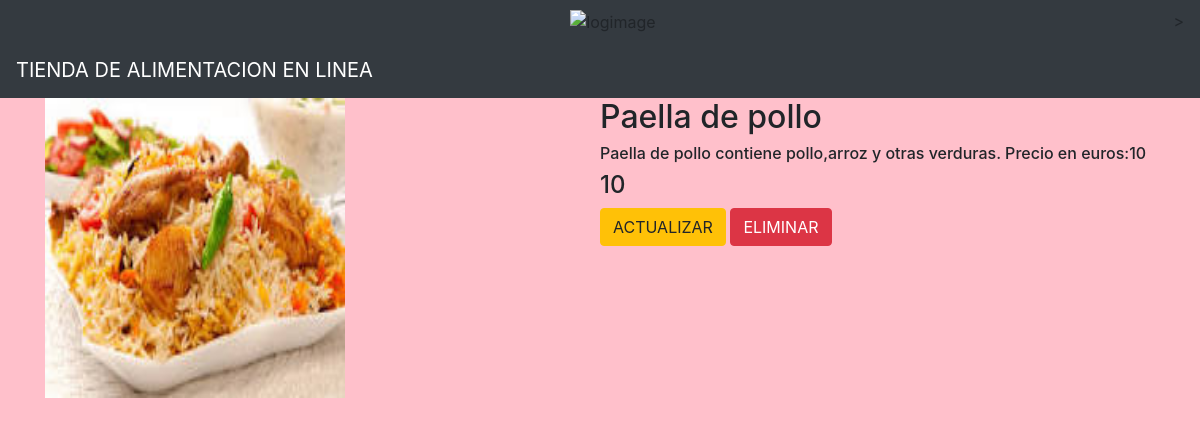
The app's page /movie/2/ with its own data.
### movieapp/models.py (models this page shows, shortened)
class Movie(models.Model):
    name=models.CharField(max_length=250)
    description=models.TextField()
    year=models.IntegerField()
    image=models.ImageField(upload_to='gallery')

### movieapp/views.py (the view)
# urls.py: path('movie/<int:movie_id>/',views.detail,name='detail'),
def detail(request, movie_id):
    movie = Movie.objects.get(id=movie_id)
    return render(request, 'detail.html', {"movie": movie})

### templates/detail.html
{% extends 'base.html' %}
{% block body %}
<div class="container">
    <div class="row">
        <div class="col-md-6">
            <img src="{{movie.image.url}}" width="300" height="300">
        </div>
<div class="'col-md-10">
    <h2>{{movie.name}}</h2>
    <h6>{{movie.description}}</h6>
    <h4>{{movie.year}}</h4>
<a class="btn btn-warning" href="{% url 'movieapp:update' movie.id %}">ACTUALIZAR</a>
<a class="btn btn-danger" href="{% url 'movieapp:delete' movie.id %}">ELIMINAR</a>
</div>
    </div>
</div>
{% endblock %}

### static/style.css (style rules this page uses)
body { background-color:pink; }

### records on screen
Movie: image (picture), name "Paella de pollo", description "Paella de pollo contiene pollo,arroz y otras verduras. Precio en euros:10", year "10"
